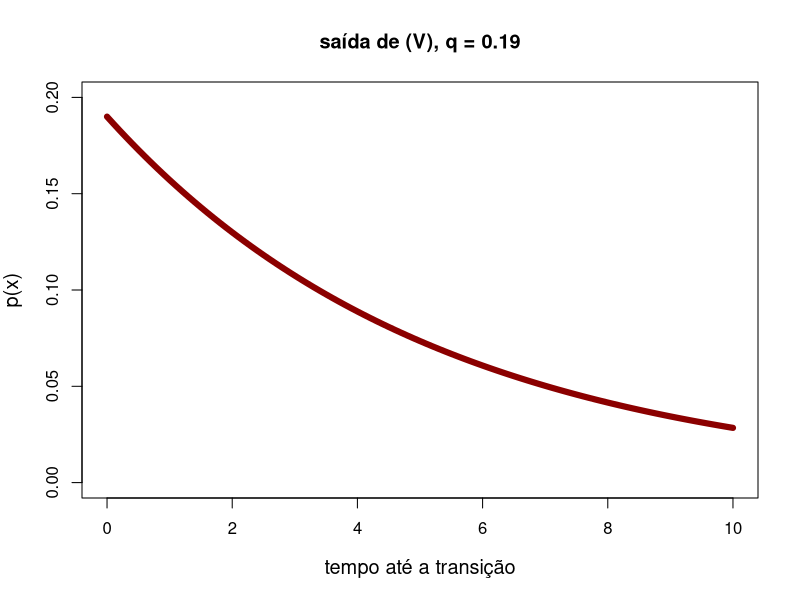

Generate this figure with R:

### definindo parâmetos
x_range <- seq(0, 10, by=0.1)

q = 0.19
### Criando o gráfico
plot(x = x_range, 
     y= dexp(x = x_range, rate = q, log = FALSE) , 
     type="l", col="darkred",lwd= 6,
     ylim= c(0, 0.20),
     main = paste0("saída de (V), q = ", q),
     xlab="tempo até a transição", ylab="p(x)",
     cex.axis=1,cex.lab=1.2
)





